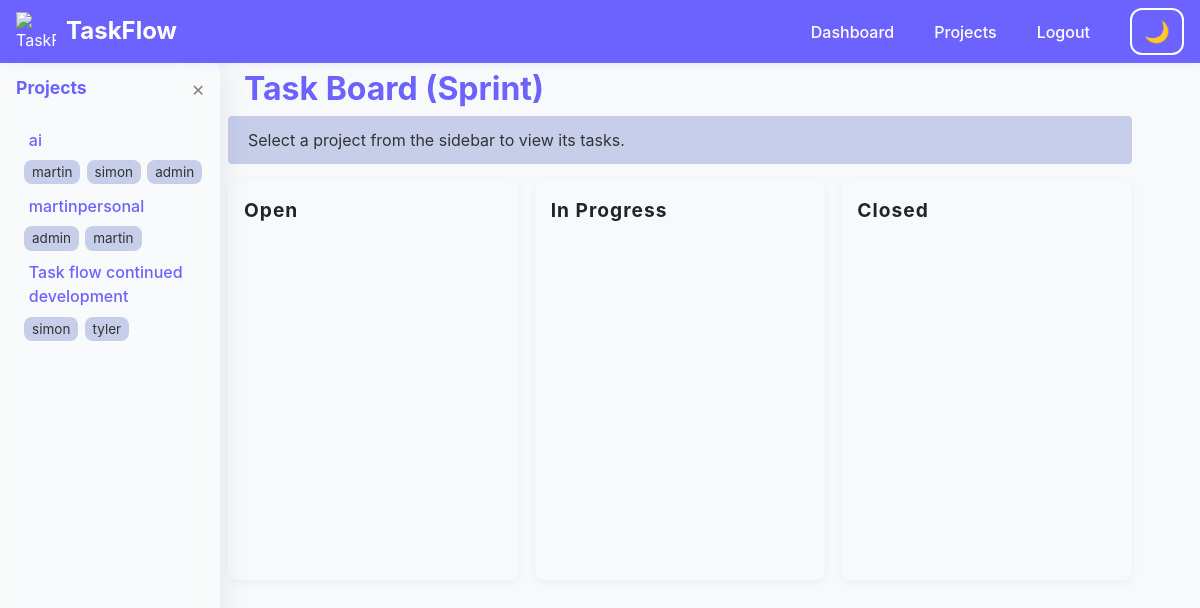
The page /dashboard (signed in) on the database its author committed.
### app.py (models this page shows)
class Project(db.Model):
    id = db.Column(db.Integer, primary_key=True)
    name = db.Column(db.String(120), unique=True, nullable=False)
    description = db.Column(db.Text, nullable=True)
    users = db.relationship('User', secondary=user_project, back_populates='projects')
    sprints = db.relationship('Sprint', backref='project', lazy=True)
    tasks = db.relationship('Task', backref='project', lazy=True)

class User(db.Model):
    id = db.Column(db.Integer, primary_key=True)
    username = db.Column(db.String(80), unique=True, nullable=False)
    password = db.Column(db.String(200), nullable=False)
    role = db.Column(db.String(10), nullable=False)
    tasks = db.relationship('Task', backref='user', lazy=True, foreign_keys='Task.user_id')
    assigned_tasks = db.relationship('Task', backref='assignee', lazy=True, foreign_keys='Task.assignee_id')
    projects = db.relationship('Project', secondary=user_project, back_populates='users')

### app.py (the view, shortened to what this page needs)
@app.route('/dashboard', methods=['GET'])
@login_required
def dashboard():
    user = User.query.get(session['user_id'])
    projects = user.projects if session.get('role') != 'admin' else Project.query.all()
    selected_project_id = request.args.get('project', type=int)
    selected_sprint_id = request.args.get('sprint', type=int)
    selected_project = None
    selected_sprint = None
    tasks = []
    sprints = []
    all_project_tasks = []
    users = User.query.all()
    return render_template('dashboard.html',
        projects=projects,
        selected_project=selected_project,
        sprints=sprints,
        selected_sprint=selected_sprint,
        tasks=tasks,
        all_project_tasks=all_project_tasks,
        role=session.get('role'),
        users=users
    )

### app.py (called while the page is built)
def login_required(f):
    from functools import wraps
    @wraps(f)
    def decorated_function(*args, **kwargs):
        if 'user_id' not in session:
            flash('Please login first.', 'warning')
            return redirect(url_for('login'))
        return f(*args, **kwargs)
    return decorated_function

@app.before_request
def inject_sidebar_projects():
    g.projects = []
    g.selected_project = None
    if 'user_id' in session:
        user = User.query.get(session['user_id'])
        g.projects = user.projects if session.get('role') != 'admin' else Project.query.all()
        project_id = request.args.get('project', type=int)
        if project_id:
            g.selected_project = Project.query.get(project_id)

### templates/dashboard.html (shortened to what this page needs)
{% extends 'base.html' %}
{% block content %}
<div class="board-header" style="max-width:1200px;margin:0 auto;display:flex;flex-direction:column;align-items:center;">
  <h2 style="font-weight:bold;color:var(--accent1,#6c63ff);margin-bottom:0.5rem;width:100%;text-align:left;padding-left:1rem;">Task Board (Sprint)</h2>
  {% if not g.selected_project %}
    <div class="alert alert-info" style="width:100%;margin-bottom:1rem;">Select a project from the sidebar to view its tasks.</div>
  {% endif %}
</div>
<div class="board-columns" aria-label="Task board columns">
  {% for status in ['Open', 'In Progress', 'Closed'] %}
  <div class="board-column{% if session.get('theme') == 'dark' %} dark-mode{% endif %}"
       data-status="{{ status }}"
       ondragover="onDragOver(event)"
       ondrop="onDrop(event)"
       ondragleave="onDragLeave(event)"
       tabindex="0"
       aria-label="{{ status }} tasks">
    <div class="board-column-header">{{ status }}</div>
  </div>
  {% endfor %}
</div>
{% endblock %}

### templates/base.html (shortened to what this page needs)
<!DOCTYPE html>
<html lang="en">
<head>
    <link rel="stylesheet" href="https://cdn.jsdelivr.net/npm/bootstrap@4.6.2/dist/css/bootstrap.min.css">
</head>
<body class="light-mode">
<nav class="navbar navbar-expand-lg navbar-light bg-light fixed-top" aria-label="Main navigation">
  <span class="logo-title">
    <img src="https://img.icons8.com/ios-filled/50/000000/task.png" alt="TaskFlow Logo" aria-hidden="true">
    <span class="h4 mb-0" style="font-weight: bold;">TaskFlow</span>
  </span>
  <div class="ml-auto d-flex align-items-center">
    {% if session.get('user_id') %}
      <a href="{{ url_for('dashboard') }}" class="nav-link d-inline">Dashboard</a>
      {% if session.get('role') == 'admin' %}
      <a href="{{ url_for('manage_projects') }}" class="nav-link d-inline">Projects</a>
      {% endif %}
      <a href="{{ url_for('logout') }}" class="nav-link d-inline">Logout</a>
    {% else %}
      <a href="{{ url_for('login') }}" class="nav-link d-inline">Login</a>
      <a href="{{ url_for('register') }}" class="nav-link d-inline">Register</a>
    {% endif %}
    <button class="btn btn-outline-secondary theme-toggle" id="theme-toggle-btn" aria-label="Toggle dark/light mode" aria-pressed="false">
      <span id="theme-toggle-icon">🌙</span>
    </button>
  </div>
</nav>
{% set show_sidebar = session.get('user_id') and request.endpoint not in ['login', 'register'] %}
{% if show_sidebar %}
<div id="sidebar" class="{% if session.get('theme') == 'dark' %}dark-mode{% endif %}" tabindex="0" aria-label="Project navigation">
  <div class="sidebar-header">
    Projects
    <button class="sidebar-toggle" onclick="toggleSidebar()" aria-label="Collapse sidebar">&times;</button>
  </div>
  {% if g.get('projects') %}
    {% for project in g.projects %}
      <div>
        <a href="{{ url_for('dashboard', project=project.id) }}" class="project-link" tabindex="0" aria-current="">
          <span>{{ project.name }}</span>
        </a>
        {% if project.users %}
          <div class="assigned-users" aria-label="Assigned users">
            {% for user in project.users %}
              <span class="user-badge" title="{{ user.username }}">{{ user.username }}</span>
            {% endfor %}
          </div>
        {% endif %}
      </div>
    {% endfor %}
  {% else %}
    <span class="text-muted">No projects assigned.</span>
  {% endif %}
</div>
{% endif %}
<div class="main-content{% if show_sidebar %}{% else %} sidebar-collapsed{% endif %}" id="main-content" role="main" style="min-height:100vh; width:100vw;">
    <div style="margin-top:70px;">
      {% block content %}{% endblock %}
    </div>
</div>
{% set messages = get_flashed_messages(with_categories=true) %}
</body>
</html>

### templates/base.html (style rules this page uses)
:root { --primary-bg: #f8f9fa; --primary-text: #212529; --secondary-bg: #23272b; --secondary-text: #f8f9fa; --sidebar-width: 220px; --accent1: #6c63ff; --accent2: #ffb6b9; --accent3: #b5ead7; --accent4: #ffdac1; --accent5: #c7ceea; --card-bg: #fff; --input-bg: #f3f3fa; --card-bg-dark: #23272b; --input-bg-dark: #2a2e39; --border-dark: #444; }
html, body { height: 100%; min-height: 100%; }
body.light-mode { background: #f8f9fa; color: var(--primary-text); --card-bg: #fff; --input-bg: #f3f3fa; }
.navbar, .navbar-light, .navbar.bg-light, .navbar.fixed-top { background: #6c63ff !important; color: #fff !important; border-bottom: none; box-shadow: 0 2px 8px rgba(108,99,255,0.08); }
.navbar .nav-link, .navbar .nav-link:visited { color: #fff !important; font-weight: 500; margin-right: 0.5rem; transition: color 0.2s; }
.navbar .logo-title .h4 { color: #fff !important; text-shadow: 0 1px 4px rgba(108,99,255,0.10); }
.navbar .theme-toggle { border: 2px solid #fff !important; color: #fff !important; background: transparent !important; font-size: 1.3em; margin-left: 1rem; transition: border-color 0.2s, background 0.2s, color 0.2s; }
.logo-title { display: flex; align-items: center; gap: 10px; }
.logo-title img { width: 40px; height: 40px; }
#sidebar { position: fixed; top: 56px; left: 0; height: 100vh; width: var(--sidebar-width); background: rgba(255, 255, 255, 0.18); border-right: 1px solid rgba(255,255,255,0.18); box-shadow: 0 8px 32px 0 rgba(31, 38, 135, 0.10); backdrop-filter: blur(16px) saturate(180%); -webkit-backdrop-filter: blur(16px) saturate(180%); border-radius: 0 18px 18px 0; padding: 1rem 0.5rem 1rem 1rem; transition: transform 0.2s, background 0.3s; z-index: 1030; overflow-y: auto; outline: none; }
#sidebar .sidebar-header { font-weight: bold; margin-bottom: 1rem; font-size: 1.1rem; display: flex; align-items: center; justify-content: space-between; color: var(--accent1, #6c63ff); }
#sidebar .project-link { display: flex; align-items: center; justify-content: space-between; padding: 0.4rem 0.8rem; border-radius: 4px; color: #6c63ff; text-decoration: none; margin-bottom: 2px; transition: background 0.2s, color 0.2s; font-weight: 500; background: transparent; position: relative; }
#sidebar .sidebar-toggle { background: none; border: none; font-size: 1.3rem; color: #888; cursor: pointer; margin-left: 0.5rem; }
#sidebar .assigned-users { font-size: 0.92em; color: #555; margin-left: 0.5rem; margin-bottom: 0.2rem; }
#sidebar .assigned-users .user-badge { background: var(--accent5, #c7ceea); color: #333; border-radius: 8px; padding: 2px 8px; margin-right: 2px; font-size: 0.92em; display: inline-block; }
.main-content { min-height: 100vh; width: 100%; margin-left: var(--sidebar-width); transition: margin-left 0.2s, max-width 0.2s; padding: 0 8px; background: transparent; display: flex; flex-direction: column; box-sizing: border-box; max-width: 100vw; }
@media (min-width: 1200px) { .main-content:not(.sidebar-collapsed) { max-width: calc(100vw - var(--sidebar-width) - 60px); margin-left: var(--sidebar-width); margin-right: auto; } }
.navbar.fixed-top { z-index: 1040; }
.card, .btn, .table { border-radius: 12px !important; background: var(--card-bg, #fff) !important; color: inherit !important; border: none; }
.alert-info { background: var(--accent5, #c7ceea) !important; color: #333 !important; border: none; }
.board-column { background: var(--primary-bg, #f8f9fa); color: inherit; }

### templates/dashboard.html (style rules this page uses)
.board-columns { display: flex; gap: 1rem; justify-content: space-between; flex-wrap: wrap; width: 100%; max-width: 1200px; margin: 0 auto; }
.board-column { background: var(--primary-bg); border-radius: 8px; box-shadow: 0 2px 8px rgba(0,0,0,0.05); padding: 1rem; min-width: 260px; flex: 1 1 0; min-height: 400px; max-width: 32%; margin-bottom: 1rem; }
.board-column-header { font-weight: bold; margin-bottom: 1rem; font-size: 1.2rem; letter-spacing: 1px; }
@media (max-width: 1200px) { .board-columns { max-width: 100vw; padding-left: 0; padding-right: 0; } }
@media (max-width: 1200px) { .board-column { min-width: 220px; max-width: 100vw; } }

### rows shown on the page
Project: name "ai"
User: username "martin"
User: username "simon"
User: username "admin"
Project: name "martinpersonal"
Project: name "Task flow continued development"
User: username "tyler"

### other values the page prints
{{ status }} "Open" "In Progress" "Closed"
